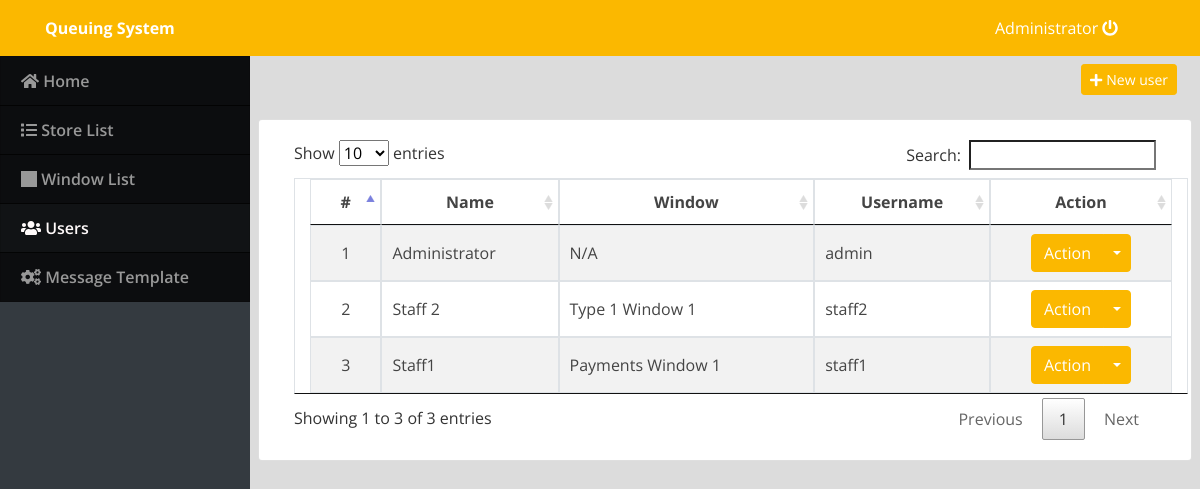
The app's page /admin/index.php?page=users (signed in), older data.
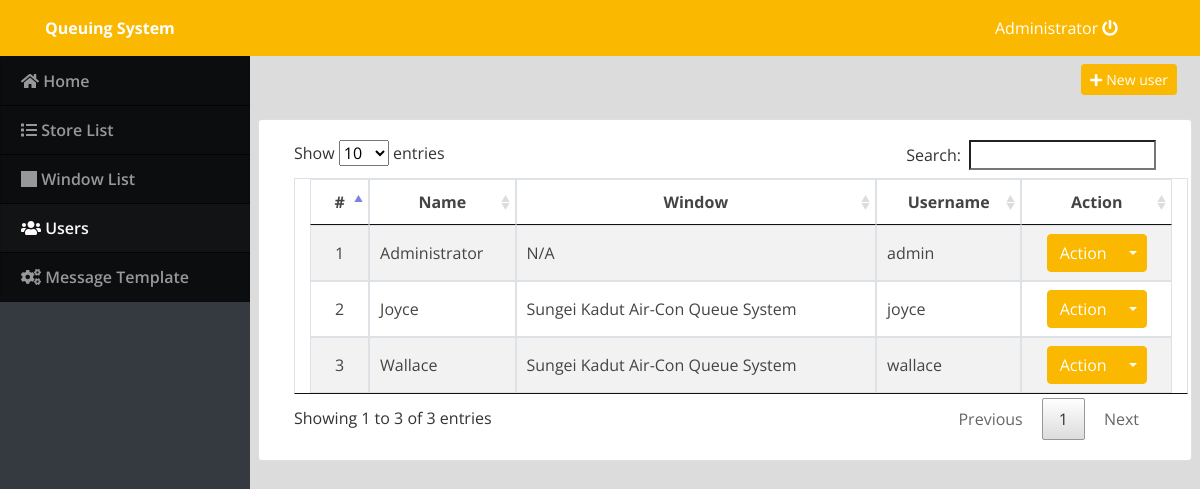
The same page, newer data.
### tables this page shows
CREATE TABLE `users` (
  `id` int(30) NOT NULL,
  `name` text NOT NULL,
  `window_id` int(30) NOT NULL,
  `type` tinyint(4) NOT NULL DEFAULT 2 COMMENT '1 = Admin, 2= staff',
  `username` varchar(100) NOT NULL,
  `password` text NOT NULL
);

### admin/users.php (the view, shortened to what this page needs)
<div class="container-fluid">
	<div class="row">
	<div class="col-lg-12">
			<button class="btn btn-primary float-right btn-sm" id="new_user"><i class="fa fa-plus"></i> New user</button>
	</div>
	</div>
	<br>
	<div class="row">
		<div class="card col-lg-12">
			<div class="card-body">
				<table class="table-striped table-bordered col-md-12">
			<thead>
				<tr>
					<th class="text-center">#</th>
					<th class="text-center">Name</th>
					<th class="text-center">Window</th>
					<th class="text-center">Username</th>
					<th class="text-center">Action</th>
				</tr>
			</thead>
			<tbody>
				<?php
 					include 'db_connect.php';
 					$query = $conn->query("SELECT w.*,t.name as tname FROM transaction_windows w inner join transactions t on t.id = w.transaction_id  order by name asc");
					while($row= $query->fetch_assoc()):
						$window[$row['id']] = ucwords($row['tname'].' '.$row['name']);
					endwhile;
 					$users = $conn->query("SELECT * FROM users u order by name asc");
 					$i = 1;
 					while($row= $users->fetch_assoc()):
				 ?>
				 <tr>
				 	<td class="text-center">
				 		<?php echo $i++ ?>
				 	</td>
				 	<td>
				 		<?php echo ucwords($row['name']) ?>
				 	</td>
				 	<td>
				 		<?php echo isset($window[$row['window_id']]) ? $window[$row['window_id']] : "N/A" ?>
				 	</td>
				 	<td>
				 		<?php echo $row['username'] ?>
				 	</td>
				 	<td>
				 		<center>
								<div class="btn-group">
								  <button type="button" class="btn btn-primary">Action</button>
								  <button type="button" class="btn btn-primary dropdown-toggle dropdown-toggle-split" data-toggle="dropdown" aria-haspopup="true" aria-expanded="false">
								  </button>
								</div>
								</center>
				 	</td>
				 </tr>
				<?php endwhile; ?>
			</tbody>
		</table>
			</div>
		</div>
	</div>
</div>

### admin/index.php (shortened to what this page needs)
<!DOCTYPE html>
<html lang="en">
<head>
<?php
 include('./header.php');
 ?>
</head>
<body>
	<?php include 'topbar.php' ?>
	<?php include 'navbar.php' ?>
  <main id="view-panel" >
      <?php $page = isset($_GET['page']) ? $_GET['page'] :'home'; ?>
  	<?php include $page.'.php' ?>
  </main>
</body>
</html>

### admin/header.php (shortened to what this page needs)
  <link rel="stylesheet" href="assets/font-awesome/css/all.min.css">
<link href="assets/vendor/bootstrap/css/bootstrap.min.css" rel="stylesheet">
<link href="assets/vendor/icofont/icofont.min.css" rel="stylesheet">
<link href="assets/vendor/boxicons/css/boxicons.min.css" rel="stylesheet">
<link href="assets/vendor/venobox/venobox.css" rel="stylesheet">
<link href="assets/vendor/animate.css/animate.min.css" rel="stylesheet">
<link href="assets/vendor/remixicon/remixicon.css" rel="stylesheet">
<link href="assets/vendor/bootstrap-datepicker/css/bootstrap-datepicker.min.css" rel="stylesheet">
<link href="assets/DataTables/datatables.min.css" rel="stylesheet">
<link href="assets/css/jquery.datetimepicker.min.css" rel="stylesheet">
<link href="assets/css/select2.min.css" rel="stylesheet">
<link href="assets/css/style.css" rel="stylesheet">
<link type="text/css" rel="stylesheet" href="assets/css/jquery-te-1.4.0.css">

### admin/topbar.php (shortened to what this page needs)
<nav class="navbar navbar-light fixed-top bg-primary" style="padding:0;min-height: 3.5rem">
  <div class="container-fluid mt-2 mb-2">
  	<div class="col-lg-12">
      <div class="col-md-4 float-left text-white">
        <large><b>Queuing System</b></large>
      </div>
	  	<div class="col-md-2 float-right text-white">
	  		<a href="ajax.php?action=logout" class="text-white"><?php echo $_SESSION['login_name'] ?> <i class="fa fa-power-off"></i></a>
	    </div>
    </div>
  </div>
</nav>

### admin/navbar.php (shortened to what this page needs)
<nav id="sidebar" class='mx-lt-5 bg-dark' >
		<div class="sidebar-list">
				<?php if($_SESSION['login_type'] == 1): ?>
				<a href="index.php?page=home" class="nav-item nav-home"><span class='icon-field'><i class="fa fa-home"></i></span> Home</a>
				<a href="index.php?page=transactions" class="nav-item nav-transactions"><span class='icon-field'><i class="fa fa-list"></i></span> Store List</a>
				<a href="index.php?page=windows" class="nav-item nav-windows"><span class='icon-field'><i class="fa fa-square-full"></i></span> Window List</a>
				<a href="index.php?page=users" class="nav-item nav-users"><span class='icon-field'><i class="fa fa-users"></i></span> Users</a>
				<a href="index.php?page=msg_temp" class="nav-item nav-msg_temp"><span class='icon-field'><i class="fa fa-cogs"></i></span> Message Template</a>
			<?php else: ?>
				<a href="index.php?page=home" class="nav-item nav-home"><span class='icon-field'><i class="fa fa-home"></i></span> Home</a>
			<?php endif; ?>
		</div>
</nav>

### admin/assets/css/style.css (style rules this page uses)
body { font-family: "Open Sans", sans-serif; color: #444444; width: 100%; height: calc(100%); }
a { color: #1977cc; }
nav#sidebar { height: calc(100%); position: fixed; z-index: 99; left: 0; width: 250px; background-repeat: no-repeat; background-size: cover; }
a.nav-item { position: relative; display: block; padding: .75rem 1.25rem; margin-bottom: -1px; border: 1px solid rgba(0,0,0,.125); background-color: #000000c4; color: #989898; font-weight: 600; }
a.nav-item:hover, .nav-item.active { background-color: #000000ad; color: #fffafa; }
main#view-panel { margin-left: 250px; width:calc(100% - 250px); margin-top: 3.5rem; padding: .5em }

### admin/index.php (style rules this page uses)
body { background: #80808045; }

Row changes from the older to the newer data that the page shows:
removed users: name "Staff 2", window "Type 1 Window 1", username "staff2"
removed users: name "Staff1", window "Payments Window 1", username "staff1"
added users: name "Joyce", window "Sungei Kadut Air-Con Queue System", username "joyce"
added users: name "Wallace", window "Sungei Kadut Air-Con Queue System", username "wallace"
